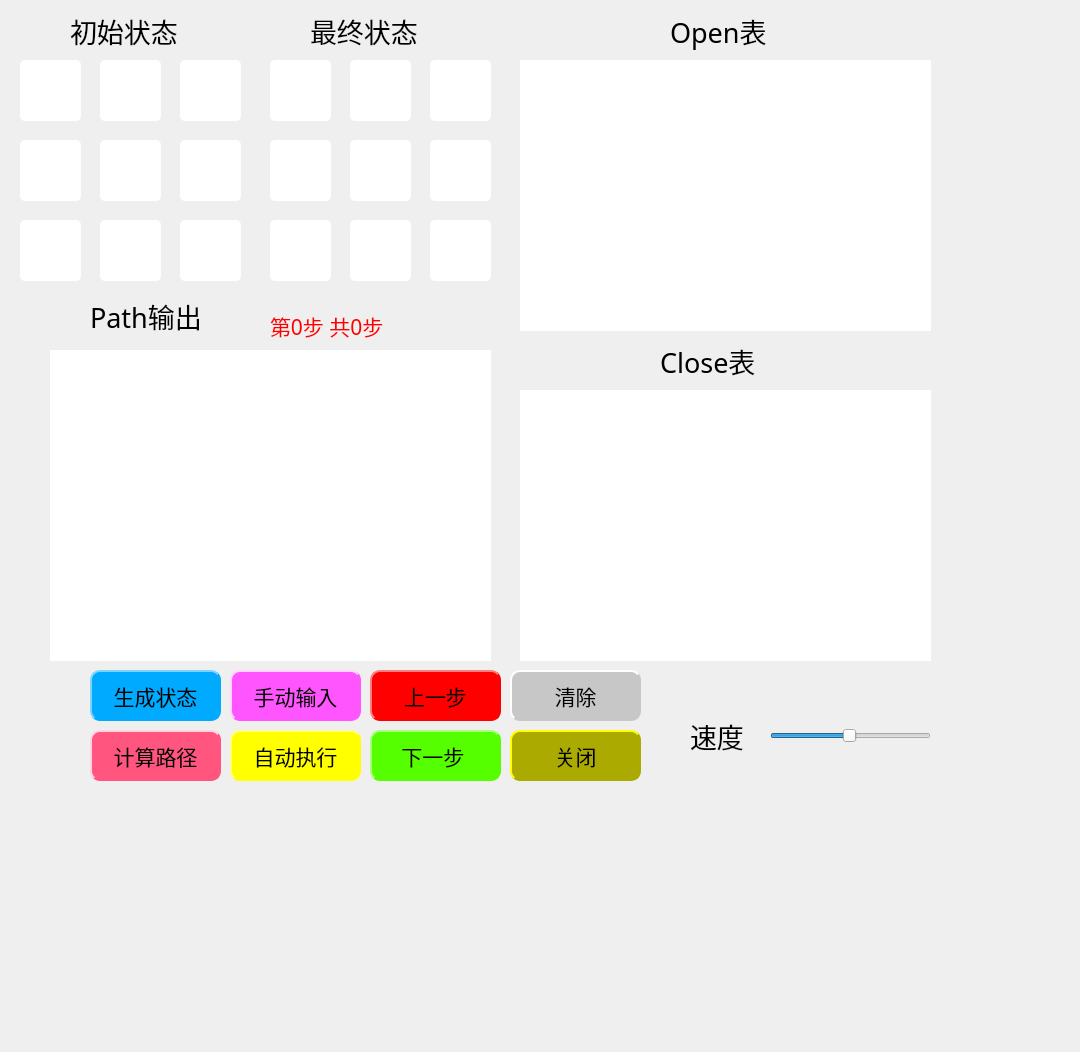
<?xml version="1.0" encoding="UTF-8"?>
<ui version="4.0">
 <class>MainWindow</class>
 <widget class="QMainWindow" name="MainWindow">
  <property name="geometry">
   <rect>
    <x>0</x>
    <y>0</y>
    <width>1080</width>
    <height>1052</height>
   </rect>
  </property>
  <property name="windowTitle">
   <string>MainWindow</string>
  </property>
  <property name="styleSheet">
   <string notr="true">border-radius:5px;
</string>
  </property>
  <widget class="QWidget" name="centralwidget">
   <widget class="QTextBrowser" name="open_textBrowser">
    <property name="geometry">
     <rect>
      <x>520</x>
      <y>60</y>
      <width>411</width>
      <height>271</height>
     </rect>
    </property>
    <property name="font">
     <font>
      <family>微软雅黑</family>
      <pointsize>14</pointsize>
     </font>
    </property>
   </widget>
   <widget class="QTextBrowser" name="close_textBrowser">
    <property name="geometry">
     <rect>
      <x>520</x>
      <y>390</y>
      <width>411</width>
      <height>271</height>
     </rect>
    </property>
    <property name="font">
     <font>
      <family>微软雅黑</family>
      <pointsize>14</pointsize>
     </font>
    </property>
   </widget>
   <widget class="QTextBrowser" name="pathTextBrowser">
    <property name="geometry">
     <rect>
      <x>50</x>
      <y>350</y>
      <width>441</width>
      <height>311</height>
     </rect>
    </property>
    <property name="font">
     <font>
      <family>微软雅黑</family>
      <pointsize>16</pointsize>
     </font>
    </property>
   </widget>
   <widget class="QLineEdit" name="originLineEdit0">
    <property name="geometry">
     <rect>
      <x>20</x>
      <y>60</y>
      <width>61</width>
      <height>61</height>
     </rect>
    </property>
    <property name="font">
     <font>
      <family>微软雅黑</family>
      <pointsize>26</pointsize>
      <bold>true</bold>
     </font>
    </property>
    <property name="readOnly">
     <bool>true</bool>
    </property>
   </widget>
   <widget class="QLineEdit" name="originLineEdit1">
    <property name="geometry">
     <rect>
      <x>100</x>
      <y>60</y>
      <width>61</width>
      <height>61</height>
     </rect>
    </property>
    <property name="font">
     <font>
      <family>微软雅黑</family>
      <pointsize>26</pointsize>
      <bold>true</bold>
     </font>
    </property>
    <property name="readOnly">
     <bool>true</bool>
    </property>
   </widget>
   <widget class="QLineEdit" name="originLineEdit2">
    <property name="geometry">
     <rect>
      <x>180</x>
      <y>60</y>
      <width>61</width>
      <height>61</height>
     </rect>
    </property>
    <property name="font">
     <font>
      <family>微软雅黑</family>
      <pointsize>26</pointsize>
      <bold>true</bold>
     </font>
    </property>
    <property name="readOnly">
     <bool>true</bool>
    </property>
   </widget>
   <widget class="QLineEdit" name="originLineEdit4">
    <property name="geometry">
     <rect>
      <x>100</x>
      <y>140</y>
      <width>61</width>
      <height>61</height>
     </rect>
    </property>
    <property name="font">
     <font>
      <family>微软雅黑</family>
      <pointsize>26</pointsize>
      <bold>true</bold>
     </font>
    </property>
    <property name="readOnly">
     <bool>true</bool>
    </property>
   </widget>
   <widget class="QLineEdit" name="originLineEdit5">
    <property name="geometry">
     <rect>
      <x>180</x>
      <y>140</y>
      <width>61</width>
      <height>61</height>
     </rect>
    </property>
    <property name="font">
     <font>
      <family>微软雅黑</family>
      <pointsize>26</pointsize>
      <bold>true</bold>
     </font>
    </property>
    <property name="readOnly">
     <bool>true</bool>
    </property>
   </widget>
   <widget class="QLineEdit" name="originLineEdit3">
    <property name="geometry">
     <rect>
      <x>20</x>
      <y>140</y>
      <width>61</width>
      <height>61</height>
     </rect>
    </property>
    <property name="font">
     <font>
      <family>微软雅黑</family>
      <pointsize>26</pointsize>
      <bold>true</bold>
     </font>
    </property>
    <property name="readOnly">
     <bool>true</bool>
    </property>
   </widget>
   <widget class="QLineEdit" name="originLineEdit6">
    <property name="geometry">
     <rect>
      <x>20</x>
      <y>220</y>
      <width>61</width>
      <height>61</height>
     </rect>
    </property>
    <property name="font">
     <font>
      <family>微软雅黑</family>
      <pointsize>26</pointsize>
      <bold>true</bold>
     </font>
    </property>
    <property name="readOnly">
     <bool>true</bool>
    </property>
   </widget>
   <widget class="QLineEdit" name="originLineEdit7">
    <property name="geometry">
     <rect>
      <x>100</x>
      <y>220</y>
      <width>61</width>
      <height>61</height>
     </rect>
    </property>
    <property name="font">
     <font>
      <family>微软雅黑</family>
      <pointsize>26</pointsize>
      <bold>true</bold>
     </font>
    </property>
    <property name="readOnly">
     <bool>true</bool>
    </property>
   </widget>
   <widget class="QLineEdit" name="originLineEdit8">
    <property name="geometry">
     <rect>
      <x>180</x>
      <y>220</y>
      <width>61</width>
      <height>61</height>
     </rect>
    </property>
    <property name="font">
     <font>
      <family>微软雅黑</family>
      <pointsize>26</pointsize>
      <bold>true</bold>
     </font>
    </property>
    <property name="readOnly">
     <bool>true</bool>
    </property>
   </widget>
   <widget class="QLineEdit" name="endLineEdit4">
    <property name="geometry">
     <rect>
      <x>350</x>
      <y>140</y>
      <width>61</width>
      <height>61</height>
     </rect>
    </property>
    <property name="font">
     <font>
      <family>微软雅黑</family>
      <pointsize>26</pointsize>
      <bold>true</bold>
     </font>
    </property>
    <property name="readOnly">
     <bool>true</bool>
    </property>
   </widget>
   <widget class="QLineEdit" name="endLineEdit7">
    <property name="geometry">
     <rect>
      <x>350</x>
      <y>220</y>
      <width>61</width>
      <height>61</height>
     </rect>
    </property>
    <property name="font">
     <font>
      <family>微软雅黑</family>
      <pointsize>26</pointsize>
      <bold>true</bold>
     </font>
    </property>
    <property name="readOnly">
     <bool>true</bool>
    </property>
   </widget>
   <widget class="QLineEdit" name="endLineEdit0">
    <property name="geometry">
     <rect>
      <x>270</x>
      <y>60</y>
      <width>61</width>
      <height>61</height>
     </rect>
    </property>
    <property name="font">
     <font>
      <family>微软雅黑</family>
      <pointsize>26</pointsize>
      <bold>true</bold>
     </font>
    </property>
    <property name="readOnly">
     <bool>true</bool>
    </property>
   </widget>
   <widget class="QLineEdit" name="endLineEdit8">
    <property name="geometry">
     <rect>
      <x>430</x>
      <y>220</y>
      <width>61</width>
      <height>61</height>
     </rect>
    </property>
    <property name="font">
     <font>
      <family>微软雅黑</family>
      <pointsize>26</pointsize>
      <bold>true</bold>
     </font>
    </property>
    <property name="readOnly">
     <bool>true</bool>
    </property>
   </widget>
   <widget class="QLineEdit" name="endLineEdit6">
    <property name="geometry">
     <rect>
      <x>270</x>
      <y>220</y>
      <width>61</width>
      <height>61</height>
     </rect>
    </property>
    <property name="font">
     <font>
      <family>微软雅黑</family>
      <pointsize>26</pointsize>
      <bold>true</bold>
     </font>
    </property>
    <property name="readOnly">
     <bool>true</bool>
    </property>
   </widget>
   <widget class="QLineEdit" name="endLineEdit1">
    <property name="geometry">
     <rect>
      <x>350</x>
      <y>60</y>
      <width>61</width>
      <height>61</height>
     </rect>
    </property>
    <property name="font">
     <font>
      <family>微软雅黑</family>
      <pointsize>26</pointsize>
      <bold>true</bold>
     </font>
    </property>
    <property name="readOnly">
     <bool>true</bool>
    </property>
   </widget>
   <widget class="QLineEdit" name="endLineEdit5">
    <property name="geometry">
     <rect>
      <x>430</x>
      <y>140</y>
      <width>61</width>
      <height>61</height>
     </rect>
    </property>
    <property name="font">
     <font>
      <family>微软雅黑</family>
      <pointsize>26</pointsize>
      <bold>true</bold>
     </font>
    </property>
    <property name="readOnly">
     <bool>true</bool>
    </property>
   </widget>
   <widget class="QLineEdit" name="endLineEdit2">
    <property name="geometry">
     <rect>
      <x>430</x>
      <y>60</y>
      <width>61</width>
      <height>61</height>
     </rect>
    </property>
    <property name="font">
     <font>
      <family>微软雅黑</family>
      <pointsize>26</pointsize>
      <bold>true</bold>
     </font>
    </property>
    <property name="readOnly">
     <bool>true</bool>
    </property>
   </widget>
   <widget class="QLineEdit" name="endLineEdit3">
    <property name="geometry">
     <rect>
      <x>270</x>
      <y>140</y>
      <width>61</width>
      <height>61</height>
     </rect>
    </property>
    <property name="font">
     <font>
      <family>微软雅黑</family>
      <pointsize>26</pointsize>
      <bold>true</bold>
     </font>
    </property>
    <property name="readOnly">
     <bool>true</bool>
    </property>
   </widget>
   <widget class="QLabel" name="label">
    <property name="geometry">
     <rect>
      <x>70</x>
      <y>0</y>
      <width>191</width>
      <height>61</height>
     </rect>
    </property>
    <property name="font">
     <font>
      <family>微软雅黑</family>
      <pointsize>20</pointsize>
     </font>
    </property>
    <property name="text">
     <string>初始状态</string>
    </property>
   </widget>
   <widget class="QLabel" name="label_2">
    <property name="geometry">
     <rect>
      <x>310</x>
      <y>0</y>
      <width>191</width>
      <height>61</height>
     </rect>
    </property>
    <property name="font">
     <font>
      <family>微软雅黑</family>
      <pointsize>20</pointsize>
     </font>
    </property>
    <property name="text">
     <string>最终状态</string>
    </property>
   </widget>
   <widget class="QLabel" name="label_3">
    <property name="geometry">
     <rect>
      <x>670</x>
      <y>10</y>
      <width>161</width>
      <height>41</height>
     </rect>
    </property>
    <property name="font">
     <font>
      <family>微软雅黑</family>
      <pointsize>20</pointsize>
     </font>
    </property>
    <property name="text">
     <string>Open表</string>
    </property>
   </widget>
   <widget class="QLabel" name="label_4">
    <property name="geometry">
     <rect>
      <x>660</x>
      <y>330</y>
      <width>201</width>
      <height>61</height>
     </rect>
    </property>
    <property name="font">
     <font>
      <family>微软雅黑</family>
      <pointsize>20</pointsize>
     </font>
    </property>
    <property name="text">
     <string>Close表</string>
    </property>
   </widget>
   <widget class="QLabel" name="label_5">
    <property name="geometry">
     <rect>
      <x>90</x>
      <y>280</y>
      <width>191</width>
      <height>71</height>
     </rect>
    </property>
    <property name="font">
     <font>
      <family>微软雅黑</family>
      <pointsize>20</pointsize>
     </font>
    </property>
    <property name="text">
     <string>Path输出</string>
    </property>
   </widget>
   <widget class="QPushButton" name="autoOutputPathButton">
    <property name="geometry">
     <rect>
      <x>230</x>
      <y>730</y>
      <width>131</width>
      <height>51</height>
     </rect>
    </property>
    <property name="font">
     <font>
      <family>微软雅黑</family>
      <pointsize>16</pointsize>
      <bold>false</bold>
     </font>
    </property>
    <property name="styleSheet">
     <string notr="true">border-radius: 10px;  
background-color: rgb(255, 255, 0);
border: 2px groove rgb(255, 255, 0);
border-style: outset;</string>
    </property>
    <property name="text">
     <string>自动执行</string>
    </property>
   </widget>
   <widget class="QPushButton" name="createOriginStatusButton">
    <property name="geometry">
     <rect>
      <x>90</x>
      <y>670</y>
      <width>131</width>
      <height>51</height>
     </rect>
    </property>
    <property name="font">
     <font>
      <family>微软雅黑</family>
      <pointsize>16</pointsize>
      <bold>false</bold>
     </font>
    </property>
    <property name="styleSheet">
     <string notr="true">border-radius: 10px;  

selection-background-color: rgb(71, 71, 71);
background-color: rgb(0, 170, 255);
border: 2px groove rgb(0, 170, 255);
border-style: outset;</string>
    </property>
    <property name="text">
     <string>生成状态</string>
    </property>
   </widget>
   <widget class="QPushButton" name="clearDisplayButton">
    <property name="geometry">
     <rect>
      <x>510</x>
      <y>670</y>
      <width>131</width>
      <height>51</height>
     </rect>
    </property>
    <property name="font">
     <font>
      <family>微软雅黑</family>
      <pointsize>16</pointsize>
      <bold>false</bold>
     </font>
    </property>
    <property name="styleSheet">
     <string notr="true">border-radius: 10px;  
background-color: rgb(199, 199, 199);
border: 2px groove rgb(199, 199, 199);
border-style: outset;</string>
    </property>
    <property name="text">
     <string>清除</string>
    </property>
   </widget>
   <widget class="QSlider" name="horizontalSlider">
    <property name="geometry">
     <rect>
      <x>770</x>
      <y>720</y>
      <width>161</width>
      <height>31</height>
     </rect>
    </property>
    <property name="font">
     <font>
      <family>微软雅黑</family>
      <pointsize>14</pointsize>
     </font>
    </property>
    <property name="minimum">
     <number>1</number>
    </property>
    <property name="maximum">
     <number>100</number>
    </property>
    <property name="value">
     <number>50</number>
    </property>
    <property name="orientation">
     <enum>Qt::Orientation::Horizontal</enum>
    </property>
    <property name="tickPosition">
     <enum>QSlider::TickPosition::NoTicks</enum>
    </property>
    <property name="tickInterval">
     <number>2</number>
    </property>
   </widget>
   <widget class="QPushButton" name="calculatePathButton">
    <property name="geometry">
     <rect>
      <x>90</x>
      <y>730</y>
      <width>131</width>
      <height>51</height>
     </rect>
    </property>
    <property name="font">
     <font>
      <family>微软雅黑</family>
      <pointsize>16</pointsize>
      <bold>false</bold>
     </font>
    </property>
    <property name="styleSheet">
     <string notr="true">border-radius: 10px;  
background-color: rgb(255, 85, 127);
border: 2px groove rgb(255, 85, 127);
border-style: outset;</string>
    </property>
    <property name="text">
     <string>计算路径</string>
    </property>
   </widget>
   <widget class="QLabel" name="label_7">
    <property name="geometry">
     <rect>
      <x>690</x>
      <y>700</y>
      <width>81</width>
      <height>71</height>
     </rect>
    </property>
    <property name="font">
     <font>
      <family>微软雅黑</family>
      <pointsize>20</pointsize>
     </font>
    </property>
    <property name="frameShape">
     <enum>QFrame::Shape::NoFrame</enum>
    </property>
    <property name="text">
     <string>速度</string>
    </property>
   </widget>
   <widget class="QPushButton" name="manualInputButton">
    <property name="geometry">
     <rect>
      <x>230</x>
      <y>670</y>
      <width>131</width>
      <height>51</height>
     </rect>
    </property>
    <property name="font">
     <font>
      <family>微软雅黑</family>
      <pointsize>16</pointsize>
      <bold>false</bold>
     </font>
    </property>
    <property name="styleSheet">
     <string notr="true">border-radius: 10px;  

selection-background-color: rgb(255, 85, 255);
background-color: rgb(255, 85, 255);
border: 2px groove rgb(255, 85, 255);
border-style: outset;</string>
    </property>
    <property name="text">
     <string>手动输入</string>
    </property>
   </widget>
   <widget class="QLabel" name="pathLabel">
    <property name="geometry">
     <rect>
      <x>270</x>
      <y>280</y>
      <width>291</width>
      <height>91</height>
     </rect>
    </property>
    <property name="font">
     <font>
      <family>微软雅黑</family>
      <pointsize>16</pointsize>
     </font>
    </property>
    <property name="styleSheet">
     <string notr="true">color: rgb(255, 0, 0);</string>
    </property>
    <property name="text">
     <string>第0步 共0步</string>
    </property>
   </widget>
   <widget class="QPushButton" name="displayNextPathButton">
    <property name="geometry">
     <rect>
      <x>370</x>
      <y>730</y>
      <width>131</width>
      <height>51</height>
     </rect>
    </property>
    <property name="font">
     <font>
      <family>微软雅黑</family>
      <pointsize>16</pointsize>
      <bold>false</bold>
     </font>
    </property>
    <property name="styleSheet">
     <string notr="true">border-radius: 10px;  

selection-background-color: rgb(85, 255, 0);
background-color: rgb(85, 255, 0);
border: 2px groove rgb(85, 255, 0);
border-style: outset;</string>
    </property>
    <property name="text">
     <string>下一步 </string>
    </property>
    <property name="shortcut">
     <string>Down, S</string>
    </property>
   </widget>
   <widget class="QPushButton" name="displayAfterPathButton">
    <property name="geometry">
     <rect>
      <x>370</x>
      <y>670</y>
      <width>131</width>
      <height>51</height>
     </rect>
    </property>
    <property name="font">
     <font>
      <family>微软雅黑</family>
      <pointsize>16</pointsize>
      <bold>false</bold>
     </font>
    </property>
    <property name="styleSheet">
     <string notr="true">border-radius: 10px;  

selection-background-color: rgb(255, 0, 0);
background-color: rgb(255, 0, 0);
border: 2px groove rgb(255, 0, 0);
border-style: outset;</string>
    </property>
    <property name="text">
     <string>上一步</string>
    </property>
    <property name="shortcut">
     <string>W, Up</string>
    </property>
   </widget>
   <widget class="QPushButton" name="closeAppButton">
    <property name="geometry">
     <rect>
      <x>510</x>
      <y>730</y>
      <width>131</width>
      <height>51</height>
     </rect>
    </property>
    <property name="font">
     <font>
      <family>微软雅黑</family>
      <pointsize>16</pointsize>
      <bold>false</bold>
     </font>
    </property>
    <property name="styleSheet">
     <string notr="true">border-radius: 10px;  
background-color: rgb(170, 170, 0);
border: 2px groove rgb(170, 170, 0);
border-style: outset;</string>
    </property>
    <property name="text">
     <string>关闭</string>
    </property>
   </widget>
  </widget>
  <widget class="QStatusBar" name="statusbar"/>
 </widget>
 <resources/>
 <connections>
  <connection>
   <sender>horizontalSlider</sender>
   <signal>valueChanged(int)</signal>
   <receiver>label_7</receiver>
   <slot>show()</slot>
   <hints>
    <hint type="sourcelabel">
     <x>800</x>
     <y>875</y>
    </hint>
    <hint type="destinationlabel">
     <x>860</x>
     <y>910</y>
    </hint>
   </hints>
  </connection>
 </connections>
</ui>
